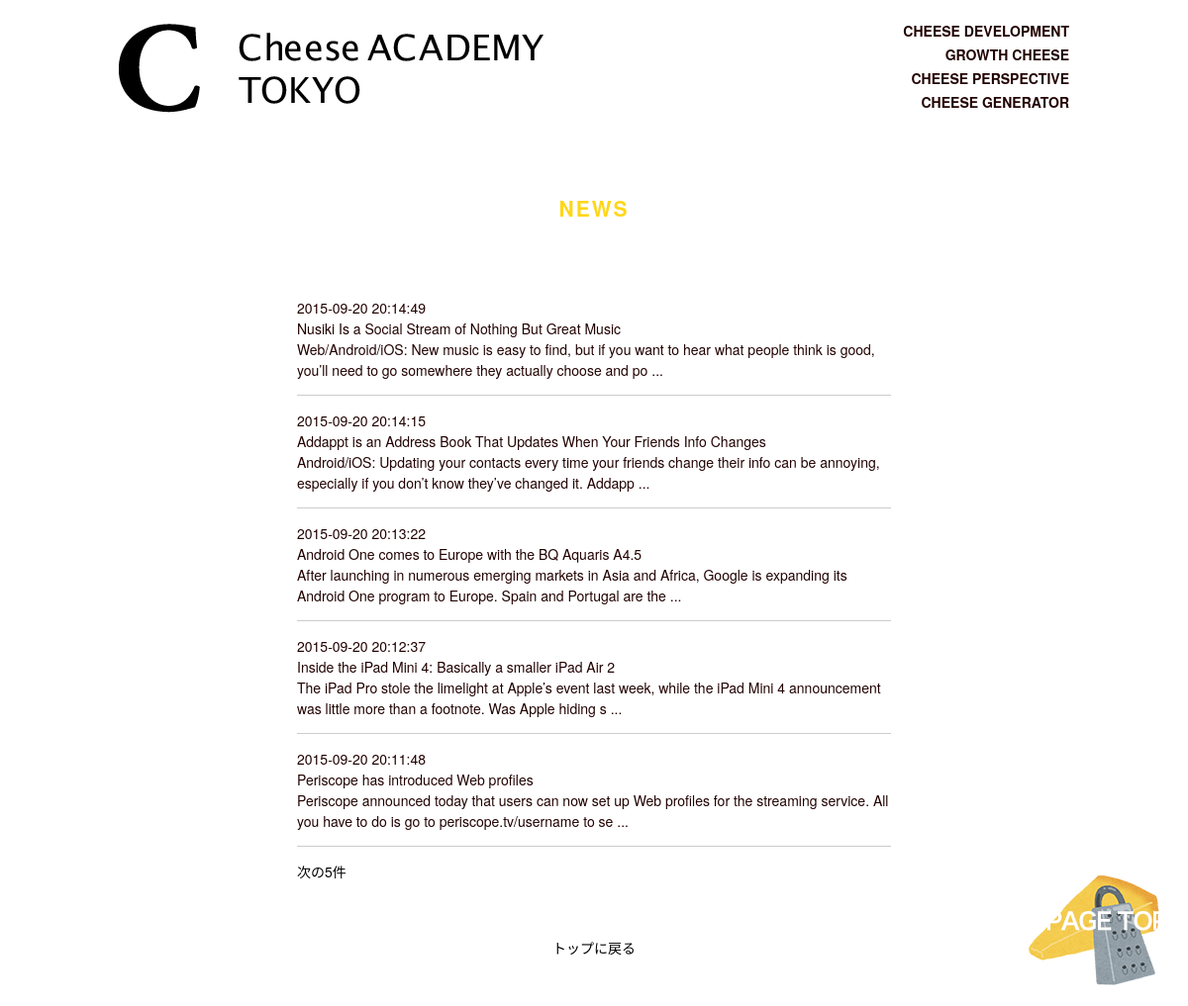
The page /news_list.php?page=1 on the database its author committed.
### tables this page shows
CREATE TABLE IF NOT EXISTS `newsapp` (
  `id` int(11) NOT NULL,
  `title` varchar(128) NOT NULL,
  `content` varchar(1024) NOT NULL,
  `category_id` int(11) NOT NULL,
  `category_name` varchar(64) NOT NULL,
  `create_date` datetime NOT NULL,
  `update_date` datetime NOT NULL,
  `vote_num` int(11) NOT NULL
);

### news_list.php (the view, shortened to what this page needs)
<!DOCTYPE html>
<html>
<head>
    <link rel="stylesheet" href="css/reset.css">
    <link rel="stylesheet" href="css/style.css">
</head>
<body>
    <?php include('header.php'); ?>
    <section class="news contents-box">
        <h2 class="section-title text-center">
            <span class="section-title__yellow">News</span>
        </h2>
        <article class="news-detail">
            <dl class="clearfix">
				<?php
				$news_start = (intval($_GET['page']) - 1) * NEWS_LIST;
				$pdo = new PDO("mysql:host=localhost;dbname=cs_academy;charset=utf8", "root", "");
				$sql = "SELECT * FROM newsapp ORDER BY create_date DESC LIMIT ". NEWS_LIST . " OFFSET " . $news_start;
				$stmt = $pdo->prepare($sql);
				$stmt->execute();
				$results = $stmt->fetchAll(PDO::FETCH_ASSOC);
				foreach($results as $row) {
					$news_id = $row['id'];
					echo '<dt>';
					echo $row['create_date'];
					echo '</dt>';
					echo '<dd class="news-title">';
					echo $row['title'];
					echo '</dd>';
					echo '<a href="content.php?id=' . $news_id . '">';
					echo '<dd class="news-description">';
					echo mb_substr($row['content'],0,150);
					if (mb_strlen($row['content']) > 150) {echo ' ...';}
					echo '</dd>';
					echo '</a>';
					echo'<hr>';
				}
				$sql = "SELECT COUNT(id) AS count FROM newsapp";
				$stmt = $pdo->prepare($sql);
				$stmt->execute();
				$results = $stmt->fetchAll(PDO::FETCH_ASSOC);
				$news_count = $results[0]['count'];
				if ($news_count > ($news_start + NEWS_LIST)) {
					echo '<div class="news-next"><a href="news_list.php?page=' . (intval($_GET['page']) + 1) . '">次の' . NEWS_LIST . '件</a></div>';
				}
				?>
				<p class="view-detail text-center"><a href="index.php">トップに戻る</a></p>
            </dl>
        </article>
    </section>
    <?php include('footer.php'); ?>
<p class="btn-pageTop"><a href="#"><img src="img/btn-pagetop.png" alt=""></a></p>
</body>
</html>

### css/style.css (style rules this page uses)
body { font-size:62.5%; font-family:'Helvetica Neue', Helvetica, Arial, YuGothic, 'Yu Gothic', 游ゴシック体, '游ゴシック', 'ヒラギノ角ゴ ProN W3', 'Hiragino Kaku Gothic ProN', 'ヒラギノ角ゴ Pro W3', 'Hiragino Kaku Gothic Pro', メイリオ, Meiryo, 'MS ゴシック', 'MS Gothic', sans-serif; }
.text-center { text-align:center; }
.section-title { margin-bottom: 21px; font-size:21px; text-transform: uppercase; letter-spacing: 0.1em; }
.section-title__yellow { color:#ffd61a; }
.contents-box { padding:56px 0 48px; }
.news-detail { width:600px; margin:80px auto 0; line-height:1.5; }
.view-detail { margin-top:56px; }
.btn-pageTop { position: fixed; right: 20px; bottom:20px; }

### rows shown on the page
newsapp: create_date "2015-09-20 20:14:49", title "Nusiki Is a Social Stream of Nothing But Great Music", content "Web/Android/iOS: New music is easy to find, but if you want to hear what people think is good, you’ll need to go somewhere they actually choose and po"
newsapp: create_date "2015-09-20 20:14:15", title "Addappt is an Address Book That Updates When Your Friends Info Changes", content "Android/iOS: Updating your contacts every time your friends change their info can be annoying, especially if you don’t know they’ve changed it. Addapp"
newsapp: create_date "2015-09-20 20:13:22", title "Android One comes to Europe with the BQ Aquaris A4.5", content "After launching in numerous emerging markets in Asia and Africa, Google is expanding its Android One program to Europe. Spain and Portugal are the"
newsapp: create_date "2015-09-20 20:12:37", title "Inside the iPad Mini 4: Basically a smaller iPad Air 2", content "The iPad Pro stole the limelight at Apple’s event last week, while the iPad Mini 4 announcement was little more than a footnote. Was Apple hiding s"
newsapp: create_date "2015-09-20 20:11:48", title "Periscope has introduced Web profiles", content "Periscope announced today that users can now set up Web profiles for the streaming service. All you have to do is go to periscope.tv/username to se"

### other values the page prints
NEWS_LIST "5"
